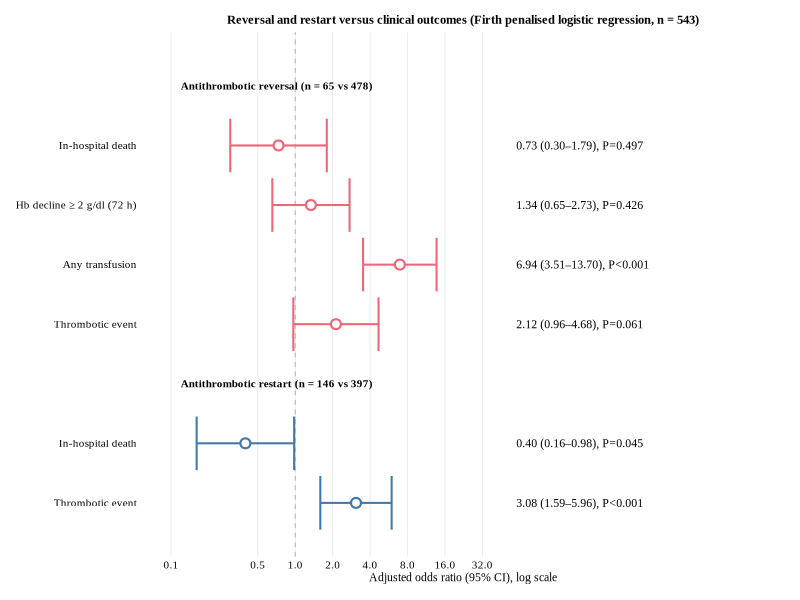
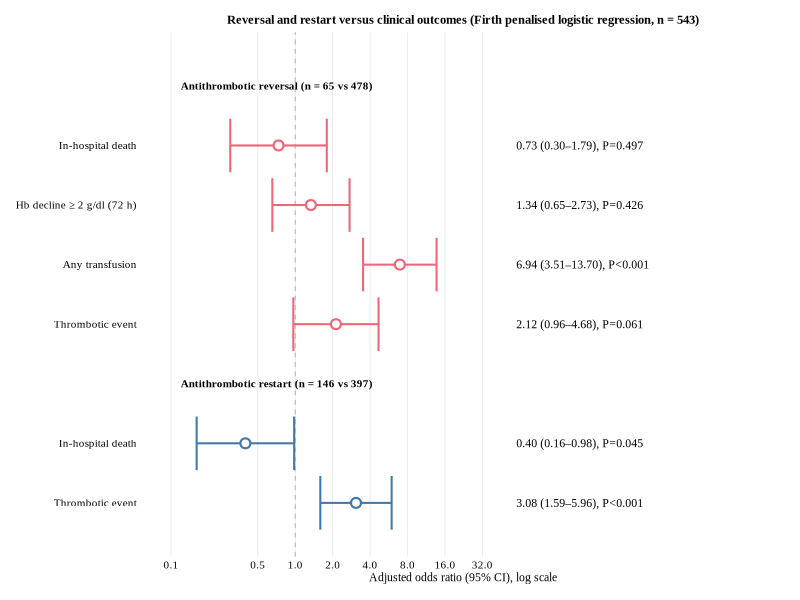
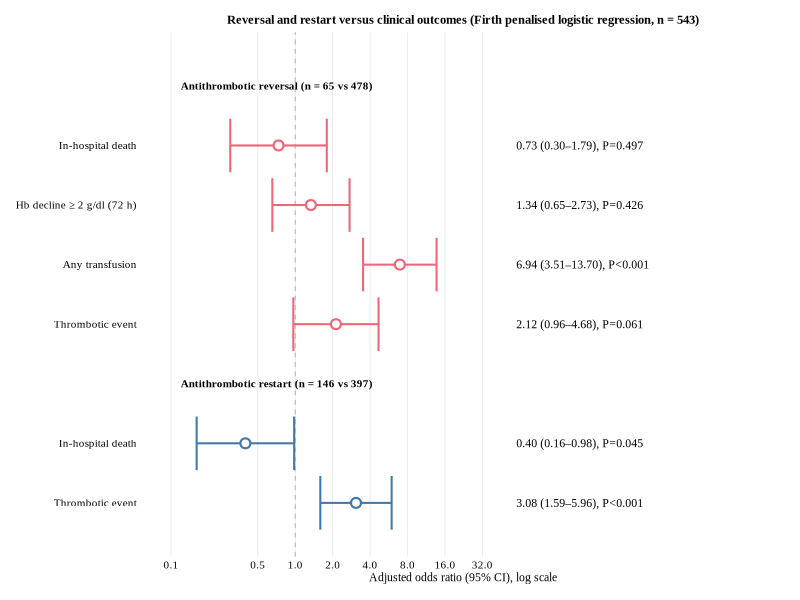

Recreate these plots in R, in order.
# Figure 4: main forest plot re-drawn in R (ggplot2 + Paul Tol + font ladder)
# v3 numbers (from analysis_results_v3.json, verified) - data unchanged
suppressMessages({library(ggplot2); library(ragg)})

tol7 <- c('#4477AA','#66CCEE','#228833','#CCBB44','#EE6677','#AA3377','#BBBBBB')
REV <- tol7[5]   # #EE6677 red  = reversal
RST <- tol7[1]   # #4477AA blue = restart

base_theme <- theme_minimal(base_size = 8) +
  theme(text = element_text(family = 'Times New Roman', colour = 'black'),
        plot.title = element_text(size = 9, face = 'bold', hjust = 0.5),
        axis.title = element_text(size = 8.5),
        axis.text = element_text(size = 8, colour = 'black'),
        legend.title = element_text(size = 8),
        legend.text = element_text(size = 8),
        plot.caption = element_text(size = 7, hjust = 0),
        panel.grid.minor = element_blank(),
        panel.grid.major = element_line(colour = 'grey90', linewidth = 0.25),
        plot.margin = margin(4, 4, 4, 4, 'mm'))
theme_set(base_theme)

out <- 'F:/豆包文件夹/新文章16/投稿包_Clinical_Neurology_and_Neurosurgery'

# ---- data (rows top -> bottom) ----
# group label rows carry or = NA (no point / no line)
dat <- data.frame(
  y      = c(7, 6, 5, 4, 3, 2, 1, 0),
  lab    = c('Antithrombotic reversal (n = 65 vs 478)', 'In-hospital death',
             'Hb decline ≥ 2 g/dl (72 h)', 'Any transfusion', 'Thrombotic event',
             'Antithrombotic restart (n = 146 vs 397)', 'In-hospital death',
             'Thrombotic event'),
  or     = c(NA, 0.734, 1.337, 6.938, 2.125, NA, 0.397, 3.081),
  lo     = c(NA, 0.300, 0.654, 3.514, 0.965, NA, 0.161, 1.591),
  hi     = c(NA, 1.794, 2.735, 13.698, 4.679, NA, 0.980, 5.965),
  p      = c(NA, 'P=0.497', 'P=0.426', 'P<0.001', 'P=0.061',
             NA, 'P=0.045', 'P<0.001'),
  col    = c(REV, REV, REV, REV, REV, RST, RST, RST),
  is_grp = c(TRUE, FALSE, FALSE, FALSE, FALSE, TRUE, FALSE, FALSE),
  stringsAsFactors = FALSE
)
dat$ci_txt[!dat$is_grp] <- sprintf('%.2f (%.2f\u2013%.2f), %s',
                                   dat$or[!dat$is_grp], dat$lo[!dat$is_grp],
                                   dat$hi[!dat$is_grp], dat$p[!dat$is_grp])

p <- ggplot(dat, aes(x = or, y = y, xmin = lo, xmax = hi)) +
  geom_vline(xintercept = 1, linetype = 2, colour = '#BBBBBB', linewidth = 0.4) +
  # group label rows: bold italic text on the left, no error bar / point
  geom_text(data = dat[dat$is_grp, ], aes(x = 0.12, label = lab),
            hjust = 0, size = 2.8, fontface = 'bold', family = 'Times New Roman', colour = 'black') +
  geom_errorbarh(data = dat[!dat$is_grp, ], width = 0.25, linewidth = 0.7,
                 colour = dat$col[!dat$is_grp]) +
  geom_point(data = dat[!dat$is_grp, ], shape = 21, size = 2.6, fill = 'white',
             stroke = 1.1, colour = dat$col[!dat$is_grp]) +
  geom_text(data = dat[!dat$is_grp, ], aes(x = 60, label = ci_txt),
            hjust = 0, size = 3, family = 'Times New Roman', colour = 'black') +
  scale_x_log10(name = 'Adjusted odds ratio (95% CI), log scale',
                breaks = c(0.1, 0.5, 1, 2, 4, 8, 16, 32),
                limits = c(0.1, 5000)) +
  scale_y_continuous(breaks = dat$y[!dat$is_grp],
                     labels = dat$lab[!dat$is_grp],
                     limits = c(-0.5, 7.5)) +
  coord_cartesian(xlim = c(0.1, 5000), ylim = c(-0.5, 7.5)) +
  ggtitle('Reversal and restart versus clinical outcomes (Firth penalised logistic regression, n = 543)') +
  theme(axis.title.y = element_blank(),
        axis.text.y = element_text(hjust = 1, face = 'plain'),
        panel.grid.major.y = element_blank())

ggsave(file.path(out, 'Figure3_forest.pdf'), p, width = 180, height = 110,
       units = 'mm', device = cairo_pdf)
ggsave(file.path(out, 'Figure3_forest.png'), p, width = 180, height = 110,
       units = 'mm', dpi = 300, device = agg_png)
ggsave(file.path(out, 'Figure3_forest.svg'), p, width = 180, height = 110,
       units = 'mm')
cat('Figure3 (R) saved\n')
